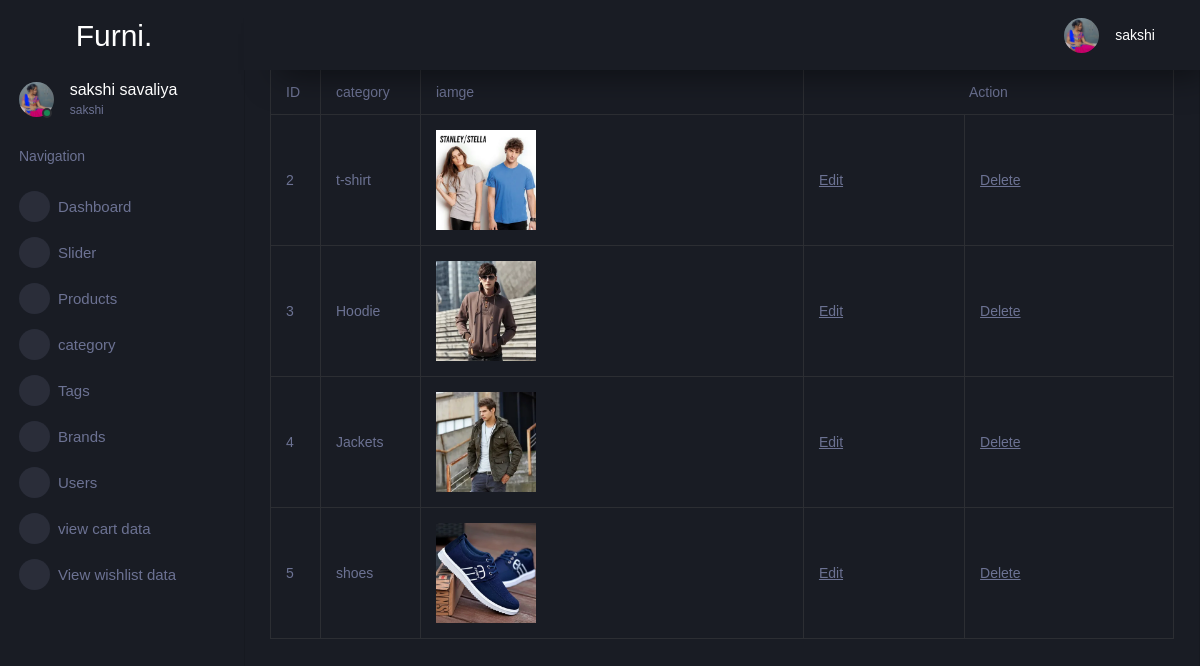
The app's page /Myadmin/ViewCategory (signed in) with its own data.
### ultras_adminapp/models.py (models this page shows, shortened)
class User(models.Model):
     Full_name = models.CharField(max_length=100 ,default="")
     name = models.CharField(max_length=100)
     email = models.CharField(max_length=100)
     password = models.CharField(max_length=100)
     image = models.FileField(upload_to="media/",default="")

class category(models.Model):
    category = models.CharField(max_length=100)
    category_image = models.FileField(upload_to='media/')

### ultras_adminapp/views.py (the view)
# urls.py: path('Myadmin/ViewCategory',view_category),
def view_category(request):
     FullName = User.objects.filter(id=request.session['admin_id']).get()
     categorydata = category.objects.all()
     return render(request,'View_category.html',{'FullName':FullName,'categorydata':categorydata})

### ultras_adminapp/templates/View_category.html (shortened to what this page needs)
{% load static %}
<!DOCTYPE html>
<html lang="en">
  <head>
    <link rel="stylesheet" href="{% static 'assets/vendors/mdi/css/materialdesignicons.min.css' %}">
    <link rel="stylesheet" href="{% static 'assets/vendors/css/vendor.bundle.base.css' %}">
    <link rel="stylesheet" href="{% static 'assets/vendors/jvectormap/jquery-jvectormap.css' %}">
    <link rel="stylesheet" href="{% static 'assets/vendors/flag-icon-css/css/flag-icon.min.css' %}">
    <link rel="stylesheet" href="{% static 'assets/vendors/owl-carousel-2/owl.carousel.min.css' %}">
    <link rel="stylesheet" href="{% static 'assets/vendors/owl-carousel-2/owl.theme.default.min.css' %}">
    <link rel="stylesheet" href="{% static 'assets/css/style.css' %}">
  </head>
  <body>
    <div class="container-scroller">
      <nav class="sidebar sidebar-offcanvas" id="sidebar">
          <div class="sidebar-brand-wrapper d-none d-lg-flex align-items-center justify-content-center fixed-top">
            <a class="navbar-brand" href="">Furni<span>.</span></a>
          </div>
          <ul class="nav">
            <li class="nav-item profile">
              <div class="profile-desc">
               <div class="profile-pic">
                 <div class="count-indicator">
                   <img class="img-xs rounded-circle " src="/media/{{FullName.image}}" alt="">
                   <span class="count bg-success"></span>
                 </div>
                 <div class="profile-name">
                  <h5 class="mb-0 font-weight-normal">{{FullName.Full_name}}</h5>
                  <span>{{FullName.name }}</span>
                 </div>
                </div>
              </div>
            </li>
            {% include 'sidebar.html' %}
          </ul>
        </nav>
      <div class="container-fluid page-body-wrapper">
        <nav class="navbar p-0 fixed-top d-flex flex-row">
          <div class="navbar-menu-wrapper flex-grow d-flex align-items-stretch">
            <button class="navbar-toggler navbar-toggler align-self-center" type="button" data-toggle="minimize">
              <span class="mdi mdi-menu"></span>
            </button>
            <ul class="navbar-nav navbar-nav-right">
               <li class="nav-item dropdown">
                <a class="nav-link" id="profileDropdown" href="#" data-bs-toggle="dropdown">
                  <div class="navbar-profile">
                    <img class="img-xs rounded-circle" src="/media/{{FullName.image}}" alt="">
                    <p class="mb-0 d-none d-sm-block navbar-profile-name">{{FullName.name}}</p>
                    <i class="mdi mdi-menu-down d-none d-sm-block"></i>
                  </div>
                </a>
              </li>
            </ul>
          </div>
        </nav>
        <div class="col-lg-12 grid-margin stretch-card">
          <div class="card">
            <div class="card-body">
              <h4 class="card-title">Bordered table</h4>
              <div class="table-responsive">
                <table class="table table-bordered">
                  <thead>
                    <tr>
                      <th> ID </th>
                      <th> category </th>
                      <th>iamge</th>
                      <th colspan="2" style="text-align: center;"> Action </th>
                    </tr>
                  </thead>
                  <tbody>
                    {% for row in categorydata %}
                    <tr>
                         <td>{{row.id}}</td>
                         <td>{{row.category}}</td>
                         <td>
                          <img src="/media/{{row.category_image}}" alt="">
                         </td>
                        <td>
                          <a href="/Myadmin/editcategory/{{row.id}}" style="color: #6C7293;">Edit</a>
                        </td>
                         <td>
                          <a href="/Myadmin/deletecategory/{{row.id}}" style="color: #6C7293;">Delete</a>
                         </td>
                        </tr>
                    {% endfor%}
                  </tbody>
                </table>
              </div>
            </div>
          </div>
        </div>
    </div>
  </body>
</html>

### ultras_adminapp/templates/sidebar.html (shortened to what this page needs)
<li class="nav-item nav-category">
  <span class="nav-link">Navigation</span>
</li>
<li class="nav-item menu-items">
  <a class="nav-link" href="/Myadmin/dashboard">
    <span class="menu-icon">
      <i class="mdi mdi-speedometer"></i>
    </span>
    <span class="menu-title">Dashboard</span>
  </a>
</li>
<li class="nav-item menu-items">
  <a class="nav-link" data-bs-toggle="collapse" href="#ui-basic" aria-expanded="false" aria-controls="ui-basic">
    <span class="menu-icon">
      <i class="mdi mdi-laptop"></i>
    </span>
    <span class="menu-title">Slider</span>
    <i class="menu-arrow"></i>
  </a>
</li>
<li class="nav-item menu-items">
  <a class="nav-link" data-bs-toggle="collapse" href="#ui-basic2" aria-expanded="false" aria-controls="ui-basic">
    <span class="menu-icon">
      <i class="mdi mdi-laptop"></i>
    </span>
    <span class="menu-title">Products</span>
    <i class="menu-arrow"></i>
  </a>
</li>
<li class="nav-item menu-items">
  <a class="nav-link" data-bs-toggle="collapse" href="#ui-basic1" aria-expanded="false" aria-controls="ui-basic">
    <span class="menu-icon">
      <i class="mdi mdi-laptop"></i>
    </span>
    <span class="menu-title">category</span>
    <i class="menu-arrow"></i>
  </a>
</li>
<li class="nav-item menu-items">
  <a class="nav-link" data-bs-toggle="collapse" href="#ui-basic3" aria-expanded="false" aria-controls="ui-basic">
    <span class="menu-icon">
      <i class="mdi mdi-laptop"></i>
    </span>
    <span class="menu-title">Tags</span>
    <i class="menu-arrow"></i>
  </a>
</li>
<li class="nav-item menu-items">
  <a class="nav-link" data-bs-toggle="collapse" href="#ui-basic4" aria-expanded="false" aria-controls="ui-basic">
    <span class="menu-icon">
      <i class="mdi mdi-laptop"></i>
    </span>
    <span class="menu-title">Brands</span>
    <i class="menu-arrow"></i>
  </a>
</li>
<li class="nav-item menu-items">
  <a class="nav-link" data-bs-toggle="collapse" href="#ui-basic5" aria-expanded="false" aria-controls="ui-basic">
    <span class="menu-icon">
      <i class="mdi mdi-laptop"></i>
    </span>
    <span class="menu-title">Users</span>
    <i class="menu-arrow"></i>
  </a>
</li>
<li class="nav-item menu-items">
  <a class="nav-link" href="/Myadmin/viewcart">
    <span class="menu-icon">
      <i class="mdi mdi-speedometer"></i>
    </span>
    <span class="menu-title">view cart data</span>
  </a>
</li>
<li class="nav-item menu-items">
  <a class="nav-link" href="/Myadmin/viewwishlistdata">
    <span class="menu-icon">
      <i class="mdi mdi-speedometer"></i>
    </span>
    <span class="menu-title">View wishlist data</span>
  </a>
</li>

### ultras_adminapp/templates/View_category.html (style rules this page uses)
.navbar-brand { color: white; font-size: 30px; justify-content: start; }
td { white-space: initial !important; }
td:first-child { max-width: 50px; width: 50px; }
td:nth-child(2) { max-width: 100px; width: 100px; }
.table td img { max-width: 100px; width: 100%; height: auto; object-fit: contain; border-radius: 0; }

### records on screen
User: image (picture), Full_name "sakshi savaliya", name "sakshi"
category: id "2", category "t-shirt", category_image (picture)
category: id "3", category "Hoodie", category_image (picture)
category: id "4", category "Jackets", category_image (picture)
category: id "5", category "shoes", category_image (picture)
